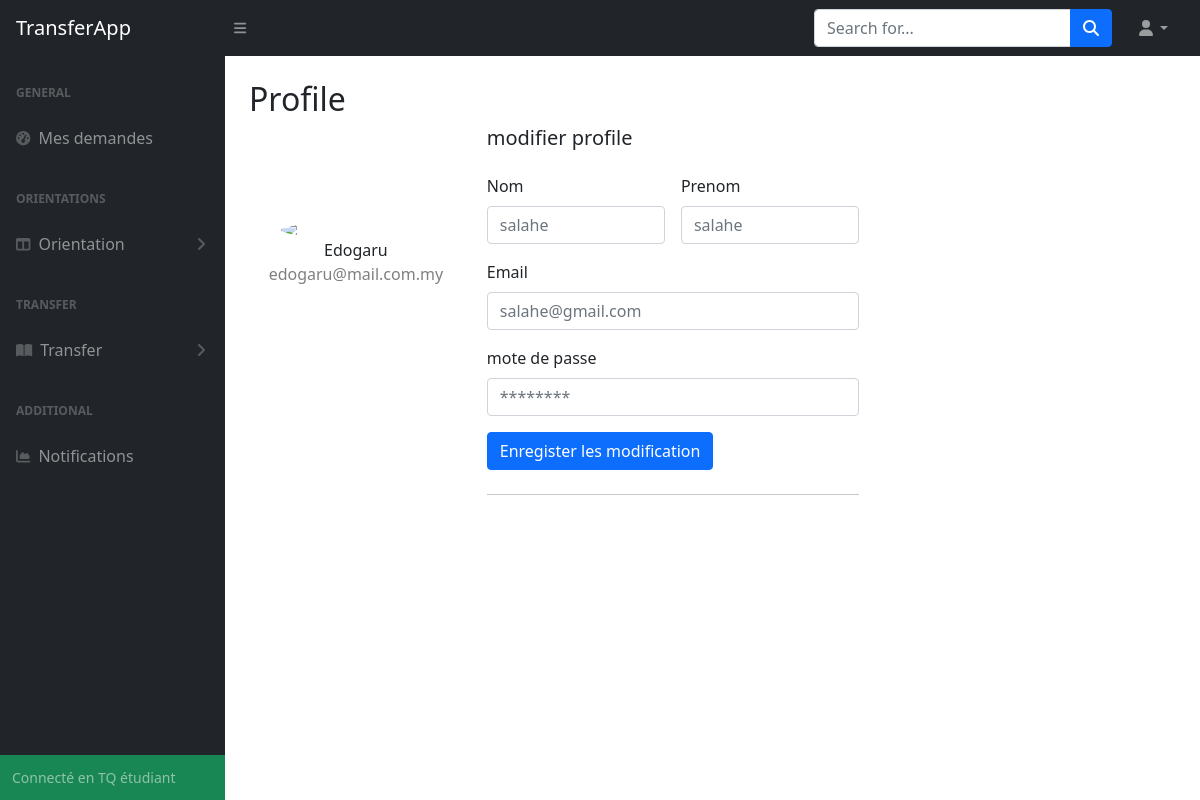
/etudiant/profile (signed in), run on the app's committed database.
### tables this page shows
CREATE TABLE "etudiant" (
	"matricule"	INTEGER NOT NULL,
	"email"	TEXT NOT NULL,
	"password"	TEXT NOT NULL,
	"nom"	TEXT NOT NULL,
	"prenom"	TEXT NOT NULL,
	"telephone"	TEXT NOT NULL,
	"sexe"	TEXT NOT NULL,
	"date_naissance"	TEXT NOT NULL,
	PRIMARY KEY("matricule")
);

### App.py (the view)
@app.route('/etudiant/profile')
def studentProfile():
    if session.get("email") != None:
        StudentInfo = db.getStudentInfoByEmail(session.get("email"))
        db.closeConnection()
        return render_template('etudiant/profile.html', StudentInfo = StudentInfo)
    return redirect(url_for('login'))

### database_api.py (called while the page is built)
def closeConnection():
    print("closing connection...")
    con.close

def getStudentInfoByEmail(email):
    try:
        cursor.execute('select * from etudiant where email=:email',{'email':email})
    except Error as e:
        print(e)
        return None
    else:
        res = cursor.fetchone()
        return res

### templates/etudiant/profile.html (shortened to what this page needs)
{% extends "etudiant/base.html" %}
{% block content %}
<main>
    <div class="container-fluid px-4">
        <h2 class="mt-4">Profile</h2>
        <div class="row">
            <div class="col-md-3 border-right">
                <div class="d-flex flex-column align-items-center text-center p-3 py-5"><img class="rounded-circle mt-5" width="150px" src="https://st3.depositphotos.com/15648834/17930/v/600/depositphotos_179308454-stock-illustration-unknown-person-silhouette-glasses-profile.jpg"><span class="font-weight-bold">Edogaru</span><span class="text-black-50">edogaru@mail.com.my</span></div>
            </div>
            <div class="col-md-5 border-right">
                <form class="row g-3" method="post" action="{{url_for('EditProfile')}}">
                    <h5>modifier profile</h5>
                    <div class="col-md-6">
                      <label for="nom" class="form-label">Nom</label>
                      <input name="nom" type="text" class="form-control" id="nom" placeholder="{{StudentInfo[3]}}">
                    </div>
                    <div class="col-md-6">
                      <label for="prenom" class="form-label">Prenom</label>
                      <input name="prenom" type="text" class="form-control" id="prenom" placeholder="{{StudentInfo[4]}}">
                    </div>
                    <div class="col-12">
                      <label for="inputEmail4" class="form-label">Email</label>
                      <input name="email" type="email" class="form-control" id="inputEmail4" placeholder="{{StudentInfo[1]}}">
                    </div>
                    <div class="col-12">
                      <label for="inputPassword4" class="form-label">mote de passe</label>
                      <input name="password" type="password" class="form-control" id="inputPassword4" placeholder="********">
                    </div>
                    <div class="col-12">
                      <button type="submit" class="btn btn-primary">Enregister les modification</button>
                    </div>
                </form>
                <hr class="my-4">
            </div>
        </div>
    </div>
</main>
{% endblock content %}

### data on the page
etudiant: nom "salahe", prenom "salahe", email "salahe@gmail.com"
